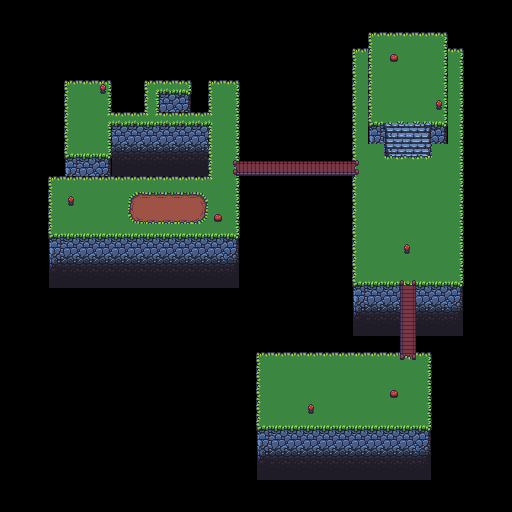

The image is a tile-based game level rendered from a .tmx file. Its description and source (layers, tilesets, objects; grid data summarised) follow:
An orthogonal 32x32 tile map with 16x16 px tiles, 3 tile layers (background, base, overlay).

<map version="1.0" orientation="orthogonal" renderorder="right-down" width="32" height="32" tilewidth="16" tileheight="16" backgroundcolor="#000000" nextobjectid="1">
 <tileset firstgid="1" name="tileset_16" tilewidth="16" tileheight="16" spacing="2" margin="2" tilecount="81" columns="9">
  <image source="../tilesets/tileset_16.png" width="164" height="164" />
  <tile id="8">
   <properties>
    <property name="!tileTag!" value="bridge_start_vertical" />
   </properties>
  </tile>
  <tile id="33">
   <properties>
    <property name="!isSprite!" value="true" />
   </properties>
  </tile>
 </tileset>
 <layer name="background" width="32" height="32">
  <data>[1024 cells, 0 non-empty, 0 distinct tile ids]</data>
 </layer>
 <layer name="base" width="32" height="32">
  <data>[1024 cells, 363 non-empty, 41 distinct tile ids]</data>
 </layer>
 <layer name="overlay" width="32" height="32">
  <data>[1024 cells, 23 non-empty, 8 distinct tile ids]</data>
 </layer>
</map>
